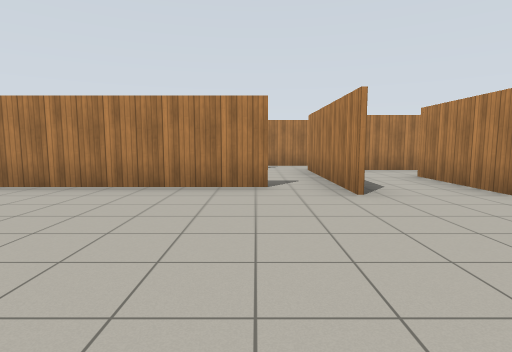
View 1 (above)

24 first-person views from a walk through a world built for the Gazebo simulator. The camera is 1.2 m above the floor, tilts 6° down and sees 80° across. The floor is counted in squares, 2 m on a side. Each view is taken from the middle of a square. On the plan, view 1 faces up. The plan holds only what a view shows up to about 9 squares ahead; the rest is blank. Gazebo's built-in surfaces are drawn with simple patterns.

View 2
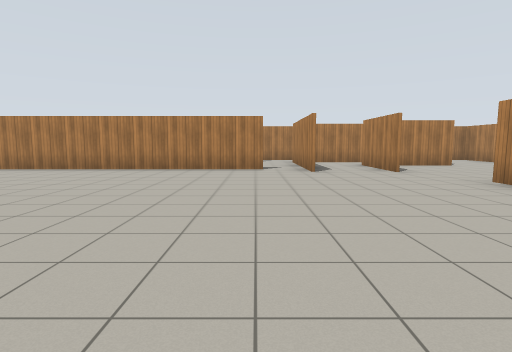

View 3
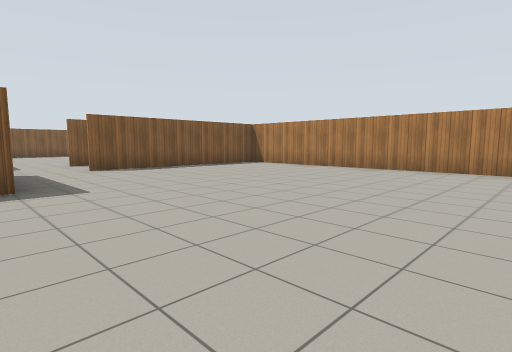

View 4
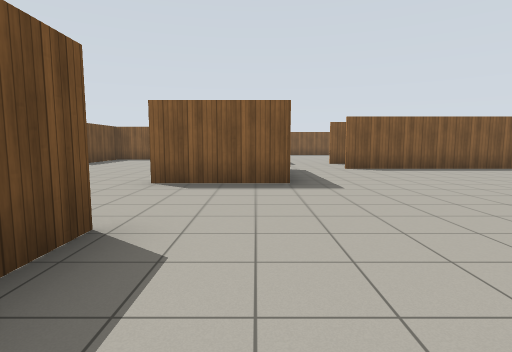

View 5
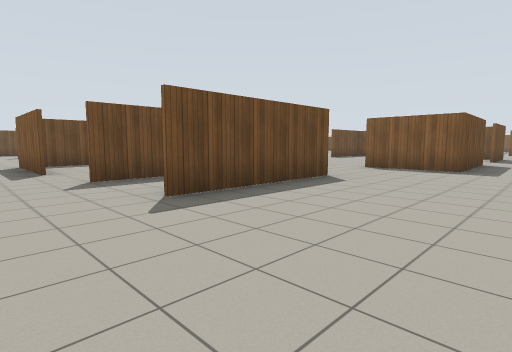

View 6
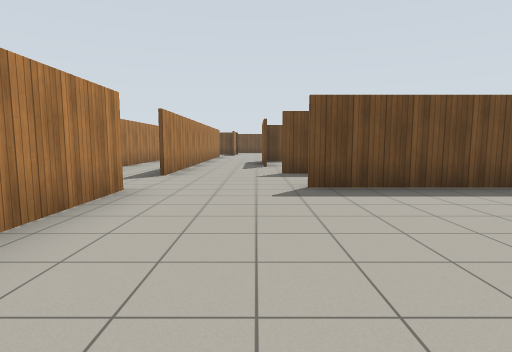

View 7
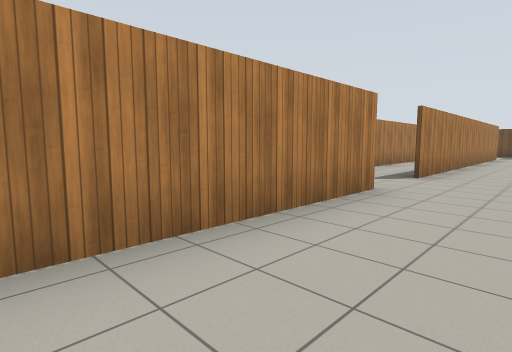

View 8
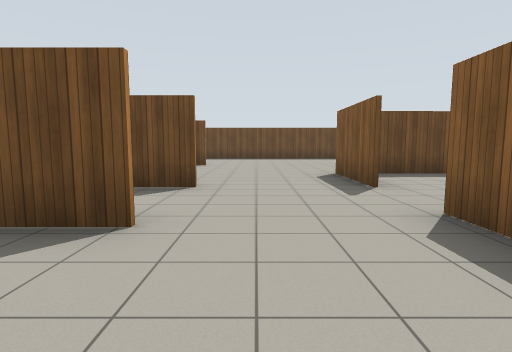

View 9
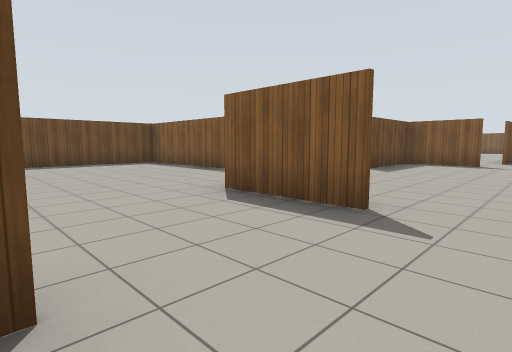

View 10
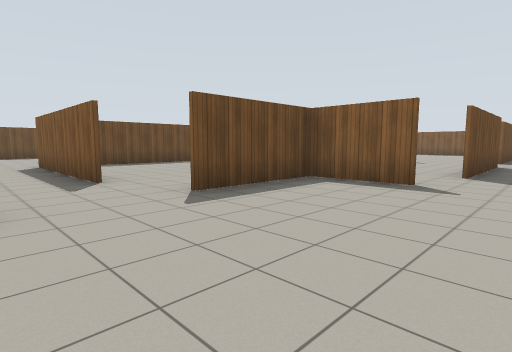

View 11
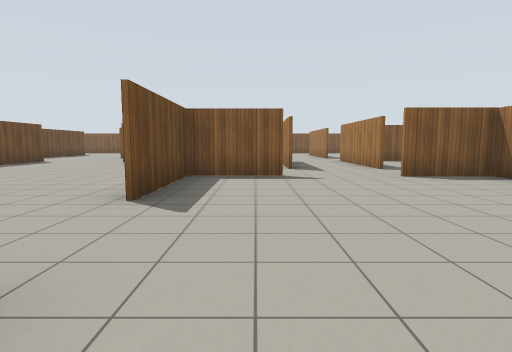

View 12
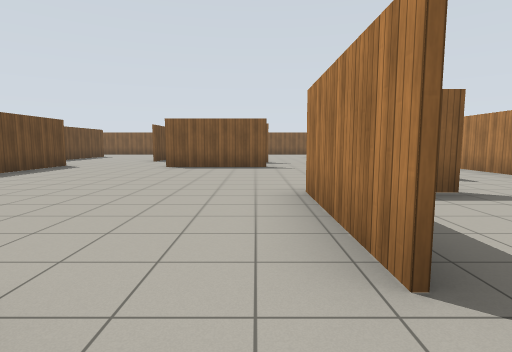

View 13
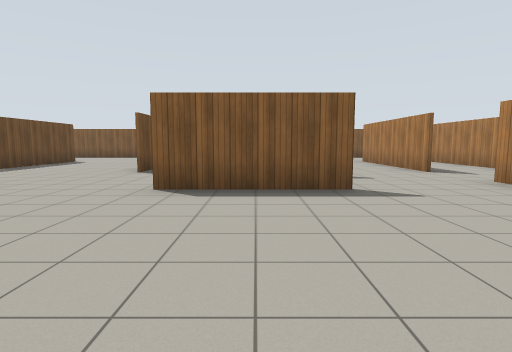

View 14
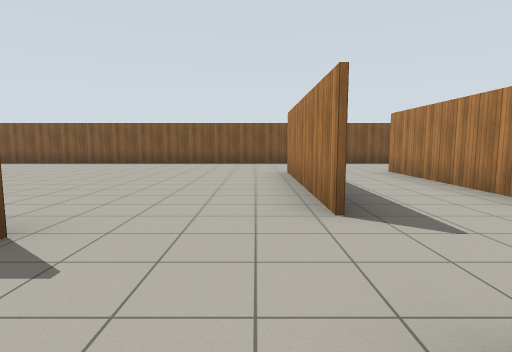

View 15
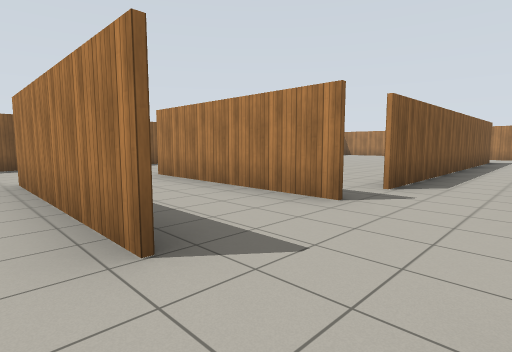

View 16
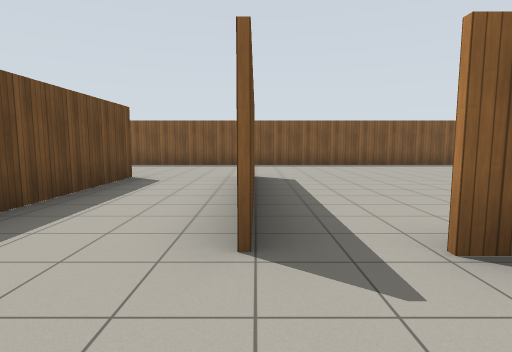

View 17
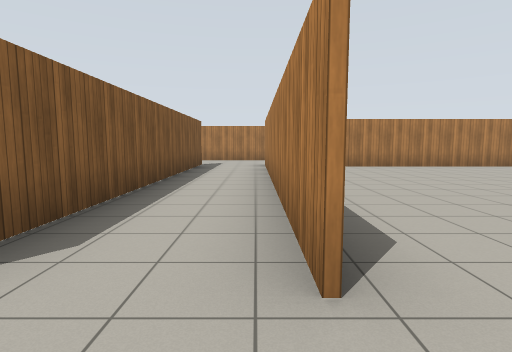

View 18
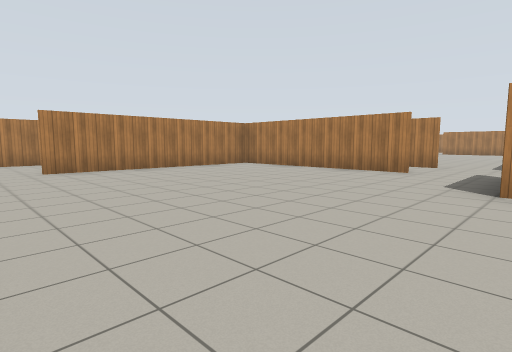

View 19
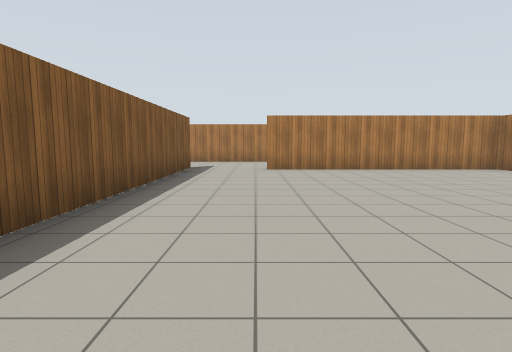

View 20
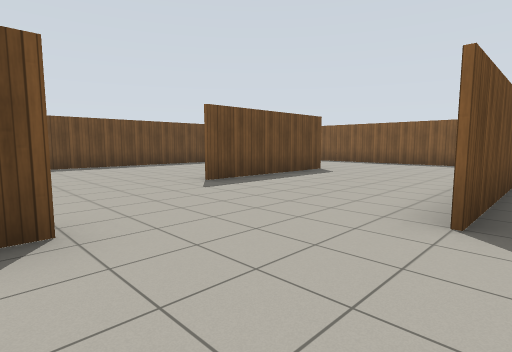

View 21
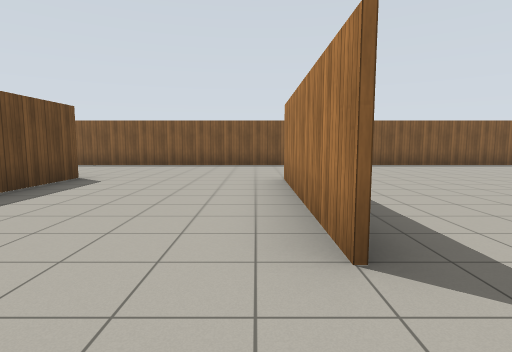

View 22
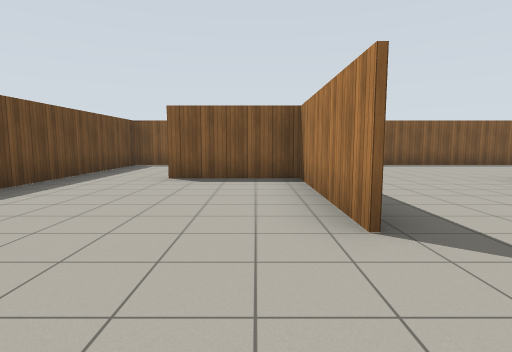

View 23
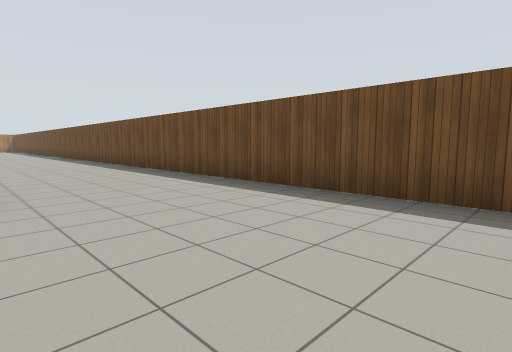

View 24
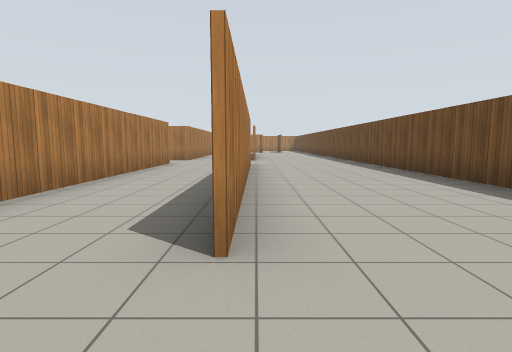

### Floor plan
Points are (right, up) in squares from view 1. A wall is a line through its corners. A room is listed if a view was taken in it or the views show most of it. See-through windows are left out.
Room 1 (views 1, 2, 3, 4, 5, 6, 7, 8, 9)
walls: (-2.1, -4.2) (1.4, -4.2); (-2.3, -6.2) (1.5, -6.2); (0.3, 4.2) (-6.1, 4.2); (3.7, -4) (3.7, 1.9); (3, 3.5) (3, 5.8); (-7.6, -2.5) (-4.6, -2.5) (-4.6, -4.6); (-7.4, 3.3) (-7.4, -0.9)
ways out: opening at (-7, -1.5) to room 5; opening at (-3.5, -4) to room 6; opening at (-2, -5) to room 6; opening at (2.5, -6) to room 6; opening at (3.5, 2.5); opening at (4, -4.5); gap at (0, 4)
Room 2 (views 10, 11)
walls: (-11.7, -6.4) (-11.7, -8.3) (-9.1, -8.3); (-11.1, -2.6) (-11.7, -2.6) (-11.7, -4.4); (-7, -8.3) (-5.5, -8.3)
ways out: opening at (-8.5, -8) to room 3; opening at (-5, -5.5) to room 6; opening at (-12, -5.5) to room 7
Room 3 (views 12, 13, 14, 20)
walls: (-9.1, -8.4) (-11.9, -8.4); (-8.6, -10) (-8.6, -14.4); (-13.3, -6.3) (-15, -6.3); (-16, -8.6) (-16, -11.4); (-10.6, -14.3) (-10, -14.3); (-16.5, -14.3) (-14.1, -14.3)
ways out: opening at (-8.5, -8) to room 2; opening at (-16, -12.5) to room 4; opening at (-16, -7.5) to room 4; opening at (-8, -14) to room 4; opening at (-7, -9) to room 6; opening at (-13, -7) to room 7
Room 4 (views 15, 21, 22, 23, 24)
walls: (-18.5, -6.3) (-22.6, -6.3); (-18.4, -12.5) (-22.3, -12.5); (-21.3, -12.4) (-18.4, -12.4); (-21.8, -4.1) (-18.6, -4.1); (-22.5, -16.2) (-19, -16.2) (-22.3, -16.2) (-22.3, -18.6); (-8.9, -14.3) (-14.9, -14.3); (-10, -16.9) (-16.5, -16.9); (-25.6, 1.6) (-25.6, -20.4) (-8.9, -20.4); (1.5, 8.4) (0.2, 8.4)
ways out: opening at (-16, -12.5) to room 3; opening at (-16, -7.5) to room 3; opening at (-8, -14) to room 3; opening at (-22, -5) to room 7; opening at (-17.5, -6) to room 7; gap at (-19, -3) to room 8; opening at (6.5, 6.5); gap at (0, 7)
Room 5 (views 16, 17, 18, 19)
walls: (-9.2, -0.2) (-9.2, -0.9); (-9.3, -0.9) (-9.3, 4.2) (-14.7, 4.2); (-16.7, 3.4) (-16.7, -1.1)
ways out: opening at (-7, -1.5) to room 1; opening at (-17.5, -4) to room 7; opening at (-13, -4) to room 7; opening at (-17, -3) to room 8; opening at (-15.5, 4); opening at (-8, 0)
Room 6 (no view inside)
walls: (-1.6, -10.6) (1.3, -10.6); (-4.6, -6.1) (-4.6, -8.2); (1.8, -8) (1.8, -10.7); (-6.7, -10.8) (-6.7, -13.1); (3.7, -11.1) (3.7, -5.8); (-5.5, -14.4) (-3.2, -14.4)
ways out: opening at (-3.5, -4) to room 1; opening at (-2, -5) to room 1; opening at (2.5, -6) to room 1; opening at (-5, -5.5) to room 2; opening at (-7, -9) to room 3
Room 7 (no view inside)
walls: (-16.9, -6.2) (-13.3, -6.2); (-18.6, -4.1) (-22.8, -4.1); (-13.3, -4.1) (-15.5, -4.1); (-22.6, -6.2) (-18.5, -6.2)
ways out: opening at (-12, -5.5) to room 2; opening at (-13, -7) to room 3; opening at (-22, -5) to room 4; opening at (-17.5, -6) to room 4; opening at (-17.5, -4) to room 5; opening at (-13, -4) to room 5
Room 8 (no view inside)
walls: (-18.6, 4.9) (-18.6, -3); (-16.7, -2.9) (-16.7, 4.8)
ways out: gap at (-19, -3) to room 4; opening at (-17, -3) to room 5; opening at (-17, 5.5)

Positions as (right, up) in squares from view 1, and headings:
1: (0, 0), facing up
2: (0, -3), facing up
3: (0, -3), facing up-left
4: (0, -3), facing left
5: (3, -1), facing down-left
6: (2, 0), facing down
7: (2, 0), facing down-right
8: (-3, -2), facing down
9: (-2, -5), facing down-left
10: (-7, -5), facing down-left
11: (-6, -7), facing left
12: (-8, -9), facing left
13: (-12, -10), facing left
14: (-16, -7), facing left
15: (-17, -7), facing up-left
16: (-17, -4), facing left
17: (-17, -4), facing up
18: (-16, -3), facing up-right
19: (-15, -3), facing up
20: (-16, -12), facing down-left
21: (-17, -13), facing left
22: (-17, -17), facing left
23: (-20, -17), facing down-right
24: (-18, -17), facing right
